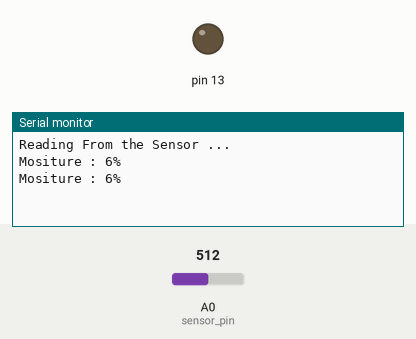
Simulated run of this sketch. Board: Arduino Uno, built with avr-gcc and run on an emulated ATmega328P. Parts: output pins drawn as LEDs (lit = HIGH), the last lines printed to the serial monitor. The test bench sets the inputs (shaded band); at power-on: A0 (sensor_pin) = 512.

Above: at 3.2 s.
3.3 s: A0 (sensor_pin) set to 0
At 5.8 s:
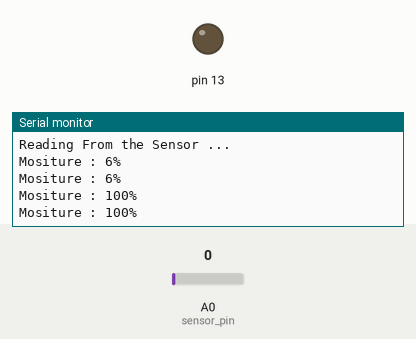
6.5 s: A0 (sensor_pin) set to 102
At 7.8 s:
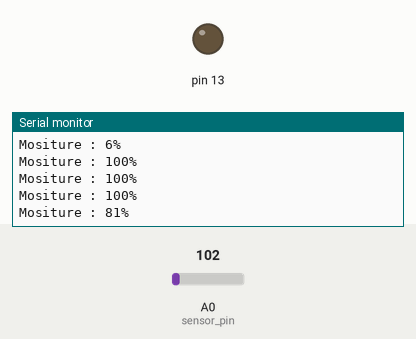
Timing chart, 0 to 9.5 s (numbered marks = the images above; inputs shaded):
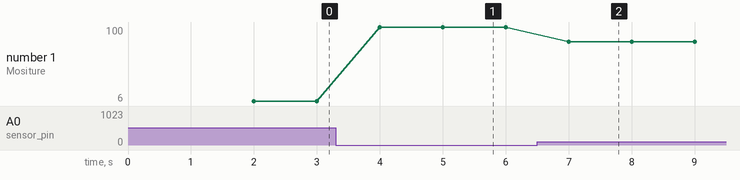

Measured:
- after the input at 3.3 s, the serial monitor: prints a new line after 0.70 s (image 1)
- after the input at 6.5 s, the serial monitor: prints a new line after 0.50 s (image 2)
- plotted number 1: 6 → 100 after the input at 3.3 s, 100 → 81 after the input at 6.5 s

The sketch:

smartgarden.ino
```cpp
int sensor_pin = A0;
int output_value ;

void setup() {
  Serial.begin(9600);
  Serial.println("Reading From the Sensor ...");
  delay(2000);
  }

void loop() {

  output_value= analogRead(sensor_pin);
  output_value = map(output_value,550,0,0,100);
  Serial.print("Mositure : ");
  Serial.print(output_value);
  Serial.println("%");
  delay(1000);
  if(output_value <= 92)
  {
    pinMode(13,LOW);
  }
  else
  {
    pinMode(13,HIGH);
  }
  }
```
